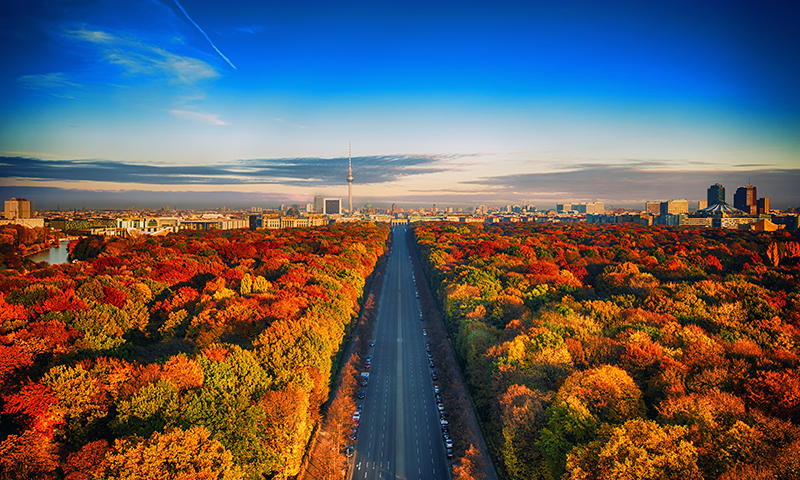
%> input picture Assignment3/code/img3.jpg, 800 x 480 px
$ octave homework3_1.m   (GNU Octave 9; MATLAB toolbox functions it lacks are replaced by stand-ins)
%> lines starting %> are read from the running program, lines starting %| are printed output that depends on the picture
### Assignment3/code/color_quantization.m
function [ quantized_image ] = color_quantization ( img, k )
    % Making vectors out of the R, G and B values
    img_r = reshape(img(:,:,1), [size(img,1)*size(img,2), 1]);
    img_g = reshape(img(:,:,2), [size(img,1)*size(img,2), 1]);
    img_b = reshape(img(:,:,3), [size(img,1)*size(img,2), 1]);

    % Performing k means clustering
    [ indexes, color_centroids ] = kmeans([img_r img_g img_b], k);

    % Reshaping the indices and forming the image, using the centroid
    % colors
    quantized_image = ind2rgb(reshape(indexes, [size(img, 1) size(img, 2)]), color_centroids);
end

### Assignment3/code/homework3_1.m
img = im2double(imread('img3.jpg'));

img_k2 = color_quantization(img, 2);
%> in color_quantization, `[ indexes, color_centroids ] = kmeans([img_r img_g img_b], k);`: color_centroids = [0.703 0.499 0.325; 0.137 0.266 0.395]
img_k5 = color_quantization(img, 5);
%> call 2 of color_quantization, with k = 5
%> in color_quantization (call 2), `[ indexes, color_centroids ] = kmeans([img_r img_g img_b], k);`: color_centroids = [0.661 0.703 0.703; 0.848 0.435 0.0619; 0.135 0.152 0.168; 0.499 0.232 0.0672; 0.0557 0.418 0.771]
%> in color_quantization (call 2), `quantized_image = ind2rgb(reshape(indexes, [size(img, 1) size(img, 2)]..`:
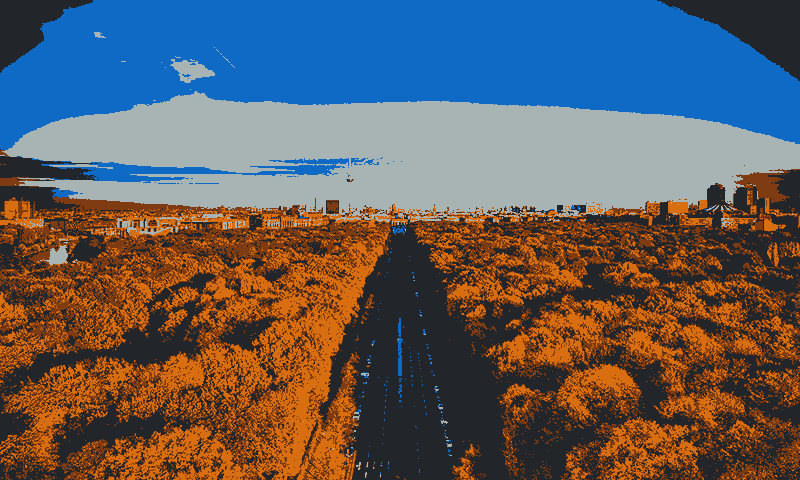
%> quantized_image: size 480x800x3 double; mean R, G, B 0.382, 0.367, 0.365; mean of the top-left, top-right, bottom-left and bottom-right quarters 0.483, 0.477, 0.286, 0.238
img_k10 = color_quantization(img, 10);
%> call 3 of color_quantization, with k = 10
%> in color_quantization (call 3), `[ indexes, color_centroids ] = kmeans([img_r img_g img_b], k);`: color_centroids = [0.551 0.246 0.0529; 0.758 0.773 0.758; 0.786 0.323 0.0437; 0.0614 0.508 0.89; 0.316 0.176 0.0654; 0.915 0.562 0.0891; 0.147 0.25 0.366; 0.491 0.585 0.614; 0.0144 0.309 0.671; 0.094 0.0981 0.0886]
%> in color_quantization (call 3), `quantized_image = ind2rgb(reshape(indexes, [size(img, 1) size(img, 2)]..`:
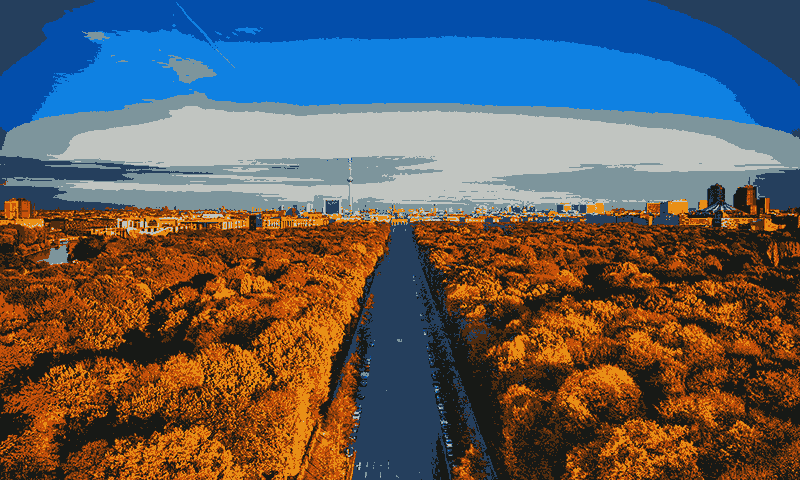
%> quantized_image: size 480x800x3 double; mean R, G, B 0.382, 0.367, 0.365; mean of the top-left, top-right, bottom-left and bottom-right quarters 0.492, 0.482, 0.283, 0.228

subplot(3,2,1)
imshow(img_k2);
title('k Means Clusering with k = 2');

subplot(3,2,3);
imshow(img_k5);
title('k Means Clusering with k = 5');


subplot(3,2,5);
imshow(img_k10);
title('k Means Clusering with k = 10');

img_scaled_red = img;
img_scaled_red(:,:,1) = img_scaled_red(:,:,1).*1000;
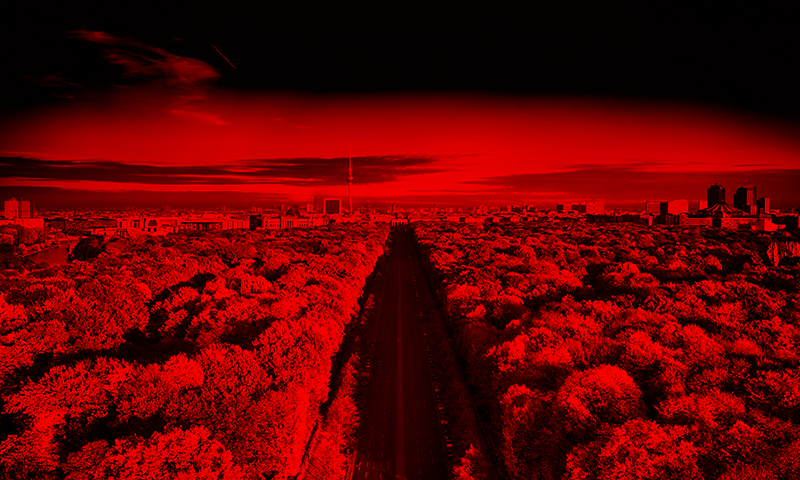
%> img_scaled_red: size 480x800x3 double; mean R, G, B 381.8, 0.4, 0.4; drawn with min black and max white

img_k2_sr = color_quantization(img_scaled_red, 2);
%> call 4 of color_quantization, with k = 2
%> in color_quantization (call 4), `[ indexes, color_centroids ] = kmeans([img_r img_g img_b], k);`: color_centroids = [131.9 0.275 0.411; 699.2 0.483 0.307]
%> in color_quantization (call 4), `quantized_image = ind2rgb(reshape(indexes, [size(img, 1) size(img, 2)]..`:
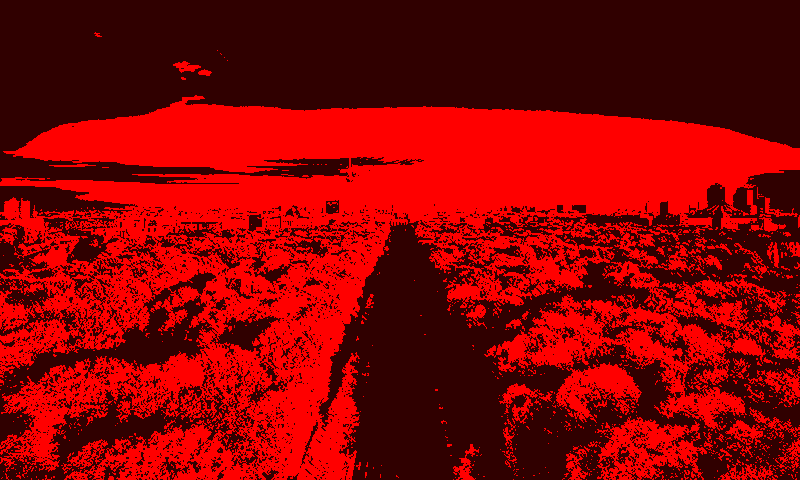
%> quantized_image: size 480x800x3 double; mean R, G, B 381.8, 0.4, 0.4; mean of the top-left, top-right, bottom-left and bottom-right quarters 121.8, 122.3, 151.5, 114.4; drawn with min black and max white
img_k5_sr = color_quantization(img_scaled_red, 5);
%> call 5 of color_quantization, with k = 5
%> in color_quantization (call 5), `[ indexes, color_centroids ] = kmeans([img_r img_g img_b], k);`: color_centroids = [30 0.273 0.532; 881.6 0.564 0.283; 664.7 0.477 0.342; 442.2 0.355 0.276; 210.5 0.262 0.273]
%> in color_quantization (call 5), `quantized_image = ind2rgb(reshape(indexes, [size(img, 1) size(img, 2)]..`:
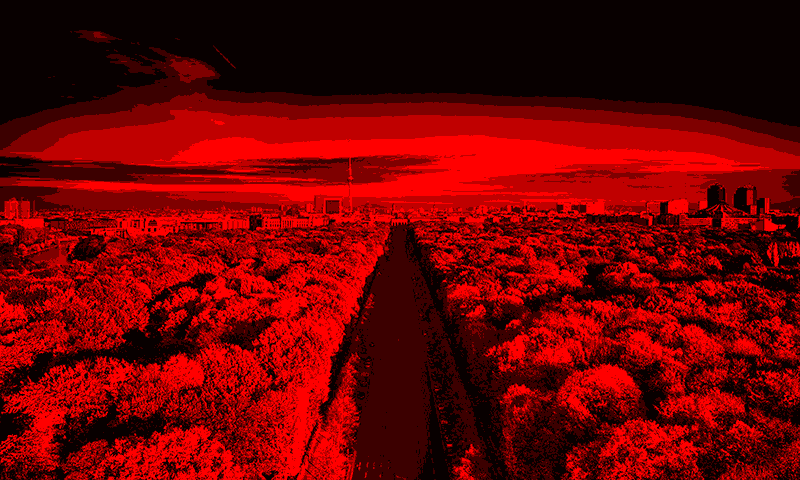
%> quantized_image: size 480x800x3 double; mean R, G, B 381.8, 0.4, 0.4; mean of the top-left, top-right, bottom-left and bottom-right quarters 114.5, 113, 162.1, 120.5; drawn with min black and max white
img_k10_sr = color_quantization(img_scaled_red, 10);

img_k2_sr(:,:,1) = img_k2_sr(:,:,1)./1000;
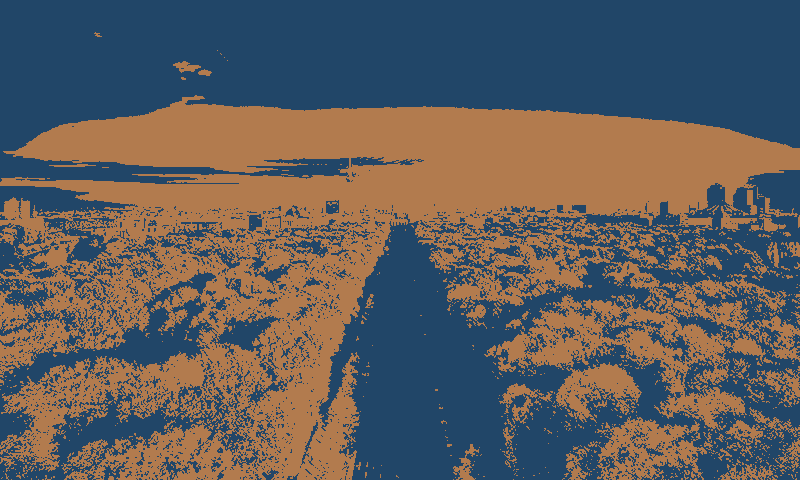
%> img_k2_sr: size 480x800x3 double; mean R, G, B 0.382, 0.367, 0.365; mean of the top-left, top-right, bottom-left and bottom-right quarters 0.364, 0.365, 0.399, 0.356
img_k5_sr(:,:,1) = img_k5_sr(:,:,1)./1000;
img_k10_sr(:,:,1) = img_k10_sr(:,:,1)./1000;
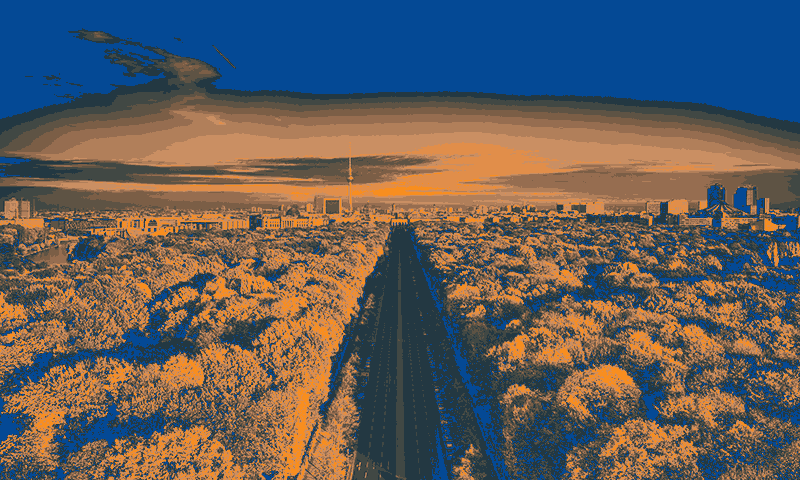
%> img_k10_sr: size 480x800x3 double; mean R, G, B 0.382, 0.367, 0.365; mean of the top-left, top-right, bottom-left and bottom-right quarters 0.369, 0.377, 0.398, 0.341

subplot(3,2,2)
imshow(img_k2_sr);
title('k Means Clusering of RGB with k = 2 (Scaled Red)');

subplot(3,2,4);
imshow(img_k5_sr);
title('k Means Clusering of RGB with k = 5 (Scaled Red)');

subplot(3,2,6);
imshow(img_k10_sr);
title('k Means Clusering of RGB with k = 10 (Scaled Red)');
print('output/output3_1', '-dpng');
close;
